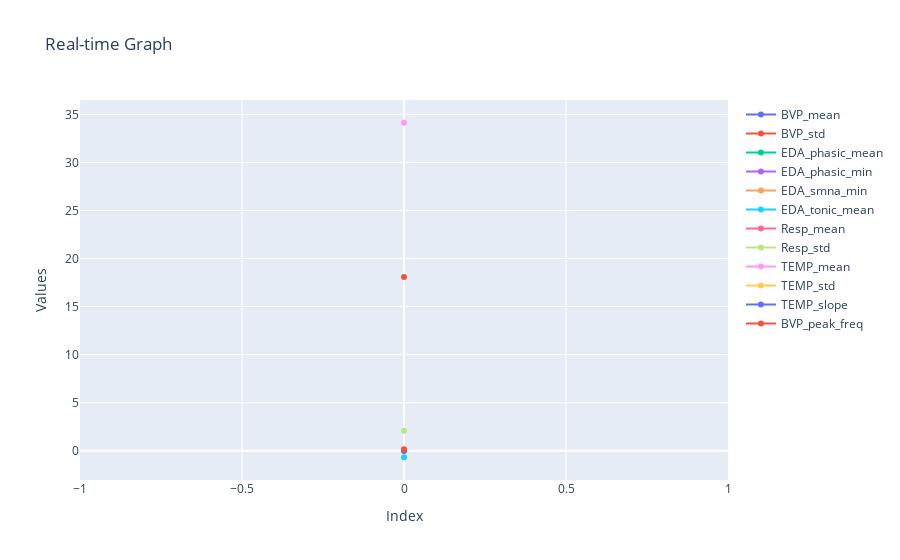

Here is the notebook cell this chart was saved with:
### Code cell
import pandas as pd
import plotly.graph_objects as go
from plotly.subplots import make_subplots

# Sample DataFrame
df = pd.DataFrame({
    'BVP_mean': [0.001391], 'BVP_std': [18.068585], 'EDA_phasic_mean': [0.002865],
    'EDA_phasic_min': [0.000028], 'EDA_smna_min': [1.209040e-07], 'EDA_tonic_mean': [-0.683969],
    'Resp_mean': [0.081493], 'Resp_std': [2.074925], 'TEMP_mean': [34.128739],
    'TEMP_std': [0.016825], 'TEMP_slope': [-0.000289], 'BVP_peak_freq': [0.140192]
})

# Create a figure with subplots
fig = make_subplots(rows=1, cols=1)

# Add scatter plot for all columns
for column_name in df.columns:
    x_data = df.index
    y_data = df[column_name]
    scatter = go.Scatter(x=x_data, y=y_data, mode='lines+markers', name=column_name)
    fig.add_trace(scatter)

# Update figure layout
fig.update_layout(title='Real-time Graph', xaxis_title='Index', yaxis_title='Values')

# Define a callback function to update the graph on click
def update_graph(trace, points, selector):
    x_data = df.index
    for trace in fig.data:
        trace.y = df[trace.name]
        trace.x = x_data

# Assign the callback function to the graph
for trace in fig.data:
    trace.on_click(update_graph)

# Show the figure
fig.show()

### Figure 1 — Plotly figure (JSON) as saved in the notebook; plotly's stock layout.template omitted (floating-point values rounded to 4 significant figures)
{"data": [{"mode": "lines+markers", "name": "BVP_mean", "type": "scatter", "x": [0], "y": [0.001391]}, {"mode": "lines+markers", "name": "BVP_std", "type": "scatter", "x": [0], "y": [18.07]}, {"mode": "lines+markers", "name": "EDA_phasic_mean", "type": "scatter", "x": [0], "y": [0.002865]}, {"mode": "lines+markers", "name": "EDA_phasic_min", "type": "scatter", "x": [0], "y": [2.8e-05]}, {"mode": "lines+markers", "name": "EDA_smna_min", "type": "scatter", "x": [0], "y": [1.209e-07]}, {"mode": "lines+markers", "name": "EDA_tonic_mean", "type": "scatter", "x": [0], "y": [-0.684]}, {"mode": "lines+markers", "name": "Resp_mean", "type": "scatter", "x": [0], "y": [0.08149]}, {"mode": "lines+markers", "name": "Resp_std", "type": "scatter", "x": [0], "y": [2.075]}, {"mode": "lines+markers", "name": "TEMP_mean", "type": "scatter", "x": [0], "y": [34.13]}, {"mode": "lines+markers", "name": "TEMP_std", "type": "scatter", "x": [0], "y": [0.01682]}, {"mode": "lines+markers", "name": "TEMP_slope", "type": "scatter", "x": [0], "y": [-0.000289]}, {"mode": "lines+markers", "name": "BVP_peak_freq", "type": "scatter", "x": [0], "y": [0.1402]}], "layout": {"title": {"text": "Real-time Graph"}, "xaxis": {"anchor": "y", "domain": [0, 1], "title": {"text": "Index"}}, "yaxis": {"anchor": "x", "domain": [0, 1], "title": {"text": "Values"}}}}
